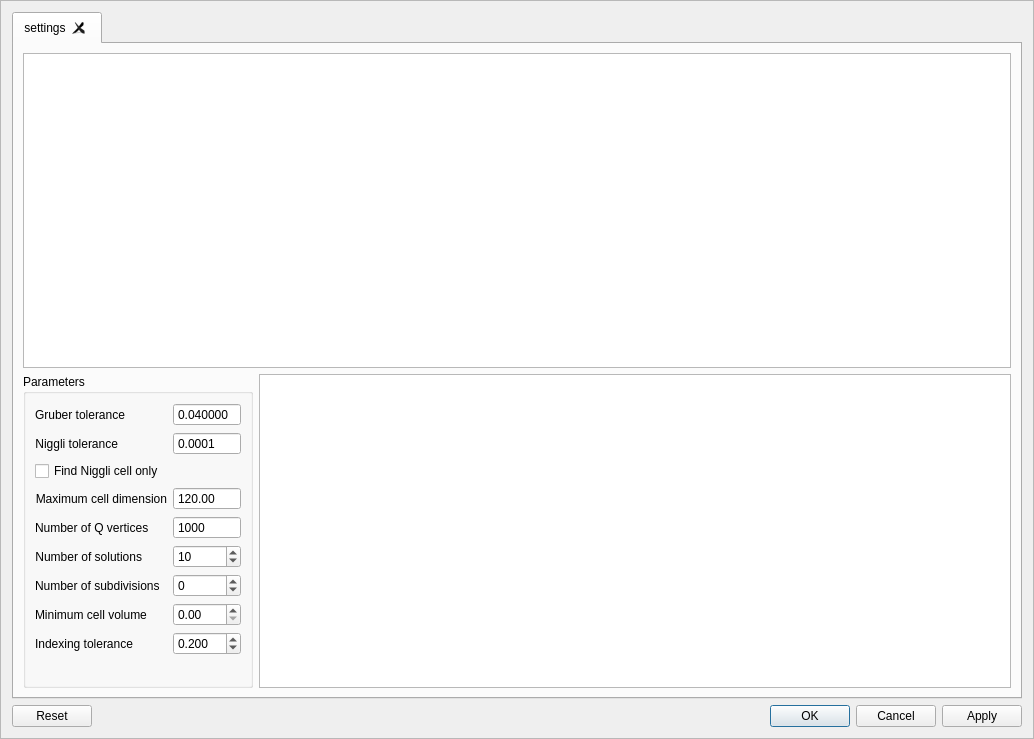
<?xml version="1.0" encoding="UTF-8"?>
<ui version="4.0">
 <class>FrameAutoIndexer</class>
 <widget class="NSXQFrame" name="FrameAutoIndexer">
  <property name="geometry">
   <rect>
    <x>0</x>
    <y>0</y>
    <width>1034</width>
    <height>739</height>
   </rect>
  </property>
  <property name="windowTitle">
   <string>Frame</string>
  </property>
  <property name="frameShape">
   <enum>QFrame::StyledPanel</enum>
  </property>
  <property name="frameShadow">
   <enum>QFrame::Raised</enum>
  </property>
  <layout class="QVBoxLayout" name="verticalLayout">
   <item>
    <widget class="QTabWidget" name="tabs">
     <property name="currentIndex">
      <number>0</number>
     </property>
     <property name="tabsClosable">
      <bool>true</bool>
     </property>
     <widget class="QWidget" name="settings">
      <attribute name="title">
       <string>settings</string>
      </attribute>
      <layout class="QVBoxLayout" name="verticalLayout_2">
       <item>
        <widget class="PeakTableView" name="peaks"/>
       </item>
       <item>
        <layout class="QHBoxLayout" name="horizontalLayout" stretch="0,1">
         <item>
          <widget class="QGroupBox" name="groupBox">
           <property name="title">
            <string>Parameters</string>
           </property>
           <layout class="QFormLayout" name="formLayout">
            <item row="0" column="0">
             <widget class="QLabel" name="label_2">
              <property name="text">
               <string>Gruber tolerance</string>
              </property>
              <property name="alignment">
               <set>Qt::AlignRight|Qt::AlignTrailing|Qt::AlignVCenter</set>
              </property>
             </widget>
            </item>
            <item row="0" column="1">
             <widget class="QDoubleSpinBox" name="gruberTolerance">
              <property name="buttonSymbols">
               <enum>QAbstractSpinBox::NoButtons</enum>
              </property>
              <property name="decimals">
               <number>6</number>
              </property>
              <property name="maximum">
               <double>1.000000000000000</double>
              </property>
              <property name="singleStep">
               <double>0.000100000000000</double>
              </property>
              <property name="value">
               <double>0.040000000000000</double>
              </property>
             </widget>
            </item>
            <item row="1" column="0">
             <widget class="QLabel" name="label">
              <property name="text">
               <string>Niggli tolerance</string>
              </property>
              <property name="alignment">
               <set>Qt::AlignRight|Qt::AlignTrailing|Qt::AlignVCenter</set>
              </property>
             </widget>
            </item>
            <item row="1" column="1">
             <widget class="QDoubleSpinBox" name="niggliTolerance">
              <property name="buttonSymbols">
               <enum>QAbstractSpinBox::NoButtons</enum>
              </property>
              <property name="prefix">
               <string/>
              </property>
              <property name="decimals">
               <number>4</number>
              </property>
              <property name="maximum">
               <double>1.000000000000000</double>
              </property>
              <property name="singleStep">
               <double>0.000100000000000</double>
              </property>
              <property name="value">
               <double>0.000100000000000</double>
              </property>
             </widget>
            </item>
            <item row="2" column="0">
             <widget class="QCheckBox" name="niggli_only">
              <property name="text">
               <string>Find Niggli cell only</string>
              </property>
             </widget>
            </item>
            <item row="3" column="0">
             <widget class="QLabel" name="label_3">
              <property name="text">
               <string>Maximum cell dimension</string>
              </property>
              <property name="alignment">
               <set>Qt::AlignRight|Qt::AlignTrailing|Qt::AlignVCenter</set>
              </property>
             </widget>
            </item>
            <item row="3" column="1">
             <widget class="QDoubleSpinBox" name="maxCellDim">
              <property name="buttonSymbols">
               <enum>QAbstractSpinBox::NoButtons</enum>
              </property>
              <property name="maximum">
               <double>100000000.000000000000000</double>
              </property>
              <property name="singleStep">
               <double>0.000000000000000</double>
              </property>
              <property name="value">
               <double>120.000000000000000</double>
              </property>
             </widget>
            </item>
            <item row="4" column="0">
             <widget class="QLabel" name="label_5">
              <property name="text">
               <string>Number of Q vertices</string>
              </property>
             </widget>
            </item>
            <item row="4" column="1">
             <widget class="QSpinBox" name="nVertices">
              <property name="buttonSymbols">
               <enum>QAbstractSpinBox::NoButtons</enum>
              </property>
              <property name="maximum">
               <number>100000</number>
              </property>
              <property name="value">
               <number>1000</number>
              </property>
             </widget>
            </item>
            <item row="5" column="0">
             <widget class="QLabel" name="label_4">
              <property name="text">
               <string>Number of solutions</string>
              </property>
              <property name="alignment">
               <set>Qt::AlignRight|Qt::AlignTrailing|Qt::AlignVCenter</set>
              </property>
             </widget>
            </item>
            <item row="5" column="1">
             <widget class="QSpinBox" name="nSolutions">
              <property name="wrapping">
               <bool>true</bool>
              </property>
              <property name="buttonSymbols">
               <enum>QAbstractSpinBox::UpDownArrows</enum>
              </property>
              <property name="minimum">
               <number>1</number>
              </property>
              <property name="maximum">
               <number>100000</number>
              </property>
              <property name="value">
               <number>10</number>
              </property>
             </widget>
            </item>
            <item row="6" column="0">
             <widget class="QLabel" name="label_7">
              <property name="text">
               <string>Number of subdivisions</string>
              </property>
             </widget>
            </item>
            <item row="6" column="1">
             <widget class="QSpinBox" name="subdiv">
              <property name="wrapping">
               <bool>true</bool>
              </property>
              <property name="maximum">
               <number>999999</number>
              </property>
             </widget>
            </item>
            <item row="7" column="0">
             <widget class="QLabel" name="label_8">
              <property name="text">
               <string>Minimum cell volume</string>
              </property>
             </widget>
            </item>
            <item row="7" column="1">
             <widget class="QDoubleSpinBox" name="cellVolume"/>
            </item>
            <item row="8" column="0">
             <widget class="QLabel" name="indexingToleranceLabel">
              <property name="text">
               <string>Indexing tolerance</string>
              </property>
             </widget>
            </item>
            <item row="8" column="1">
             <widget class="QDoubleSpinBox" name="indexingTolerance">
              <property name="decimals">
               <number>3</number>
              </property>
              <property name="maximum">
               <double>1.000000000000000</double>
              </property>
              <property name="singleStep">
               <double>0.100000000000000</double>
              </property>
              <property name="value">
               <double>0.200000000000000</double>
              </property>
             </widget>
            </item>
           </layout>
          </widget>
         </item>
         <item>
          <widget class="QTableView" name="solutions">
           <property name="styleSheet">
            <string notr="true">QPushButton {
        border: 1px solid #6593cf;
        border-radius: 2px;
        padding: 5px 15px 2px 5px;
        background: #ffeeee;
        color: #006aff;
        font: bold large &quot;Arial&quot;;
        height: 30px;
}




QPushButton:pressed {
        background: qlineargradient(x1 : 0, y1 : 0, x2 : 0, y2 :   1, stop :   0.0 #c0dbff,
        stop :   0.5 #cfd26f, stop :   0.55 #c7df6f, stop :   1.0 #f5f9ff);
        padding-top: 2px;
        padding-left: 3px;

}


QPushButton:on {
        background: qlineargradient(x1 : 0, y1 : 0, x2 : 0, y2 :   1, stop :   0.0 #5AA72D,
        stop :   0.5 #B3E296, stop :   0.55 #B3E296, stop :   1.0 #f5f9ff);
        padding-top: 2px;
        padding-left: 3px;
}

QPushButton:disabled {
        background: transparent #e5e9ee;
        padding-top: 2px;        
        padding-left: 3px;
        color: black;
}</string>
           </property>
           <property name="editTriggers">
            <set>QAbstractItemView::NoEditTriggers</set>
           </property>
           <property name="selectionMode">
            <enum>QAbstractItemView::SingleSelection</enum>
           </property>
          </widget>
         </item>
        </layout>
       </item>
      </layout>
     </widget>
    </widget>
   </item>
   <item>
    <widget class="QDialogButtonBox" name="actions">
     <property name="sizePolicy">
      <sizepolicy hsizetype="Minimum" vsizetype="Fixed">
       <horstretch>0</horstretch>
       <verstretch>0</verstretch>
      </sizepolicy>
     </property>
     <property name="styleSheet">
      <string notr="true"/>
     </property>
     <property name="standardButtons">
      <set>QDialogButtonBox::Apply|QDialogButtonBox::Cancel|QDialogButtonBox::Ok|QDialogButtonBox::Reset</set>
     </property>
     <property name="centerButtons">
      <bool>false</bool>
     </property>
    </widget>
   </item>
  </layout>
 </widget>
 <customwidgets>
  <customwidget>
   <class>PeakTableView</class>
   <extends>QTableView</extends>
   <header>PeakTableView.h</header>
  </customwidget>
  <customwidget>
   <class>NSXQFrame</class>
   <extends>QFrame</extends>
   <header>NSXQFrame.h</header>
   <container>1</container>
  </customwidget>
 </customwidgets>
 <resources/>
 <connections/>
</ui>
